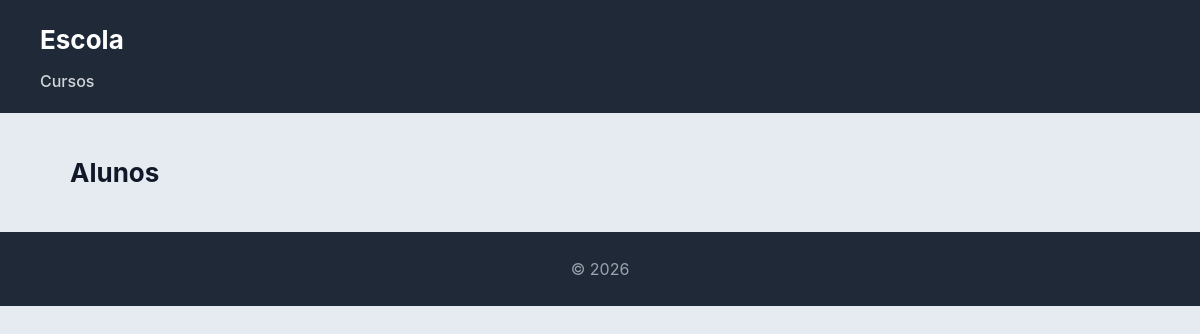
The page /escola/alunos/ on the database as committed earlier.
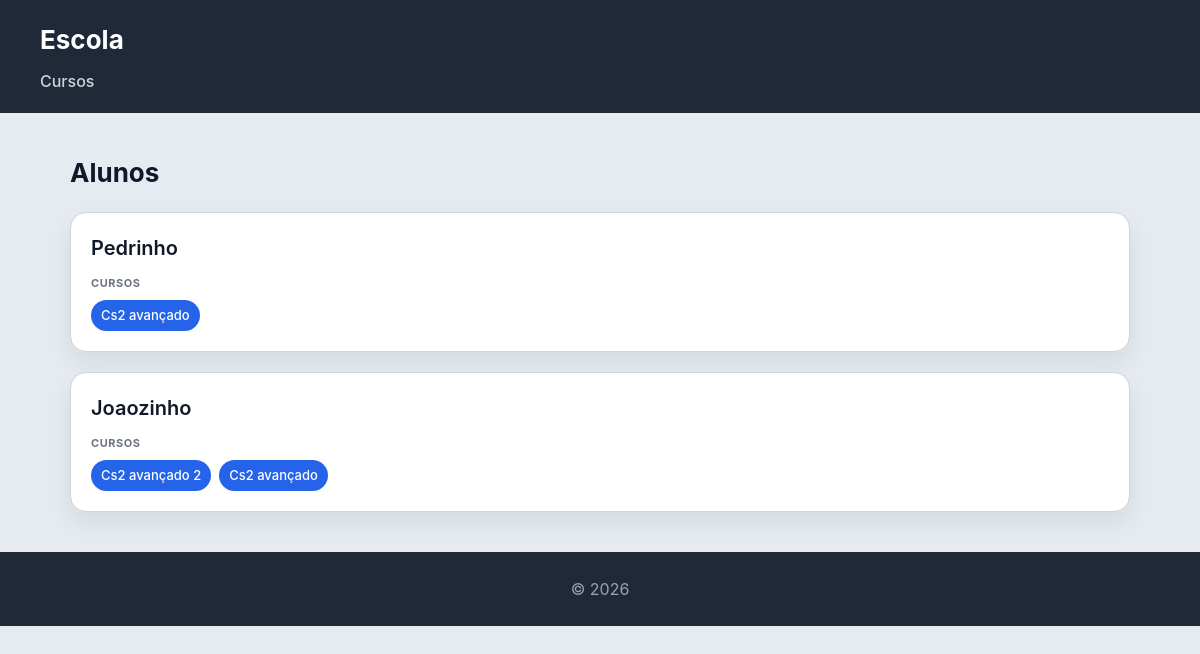
The same page on the database as committed later.
### escola/models.py (models this page shows, shortened)
class Aluno(models.Model):
    nome = models.CharField(max_length=100)
    numero = models.CharField(max_length=20, unique=True)

class Curso(models.Model):
    nome = models.CharField(max_length=100)
    imagem = models.ImageField(upload_to='cursos/')
    professor = models.ForeignKey(Professor, on_delete=models.CASCADE, related_name='cursos')
    alunos = models.ManyToManyField(Aluno, related_name='cursos')

### escola/views.py (the view)
# urls.py: path('alunos/', views.alunos_view, name = "alunos"),
def alunos_view(request) :
    alunos = Aluno.objects.all()
    return render(request, 'escola/alunos.html', {'alunos': alunos})

### escola/templates/escola/alunos.html
{% extends "escola/base.html" %}
{% block content %}
<h2>Alunos</h2>
<section>
    {% for aluno in alunos %}
    <article>
        <header>
            <h3>{{ aluno.nome }}</h3>
        </header>
        <section>
            <h4>Cursos</h4>
            <ul>
                {% for curso in aluno.cursos.all %}
                    <li>{{ curso.nome }}</li>
                {% empty %}
                    <li>Sem alunos inscritos</li>
                {% endfor %}
            </ul>
        </section>
    </article>
    {% endfor %}
</section>
{% endblock %}

Rows that differ between the two databases and show on the page:
added Aluno: nome "Pedrinho"
added Curso: nome "Cs2 avançado"
added Aluno: nome "Joaozinho"
added Curso: nome "Cs2 avançado 2", shown under "Joaozinho"
